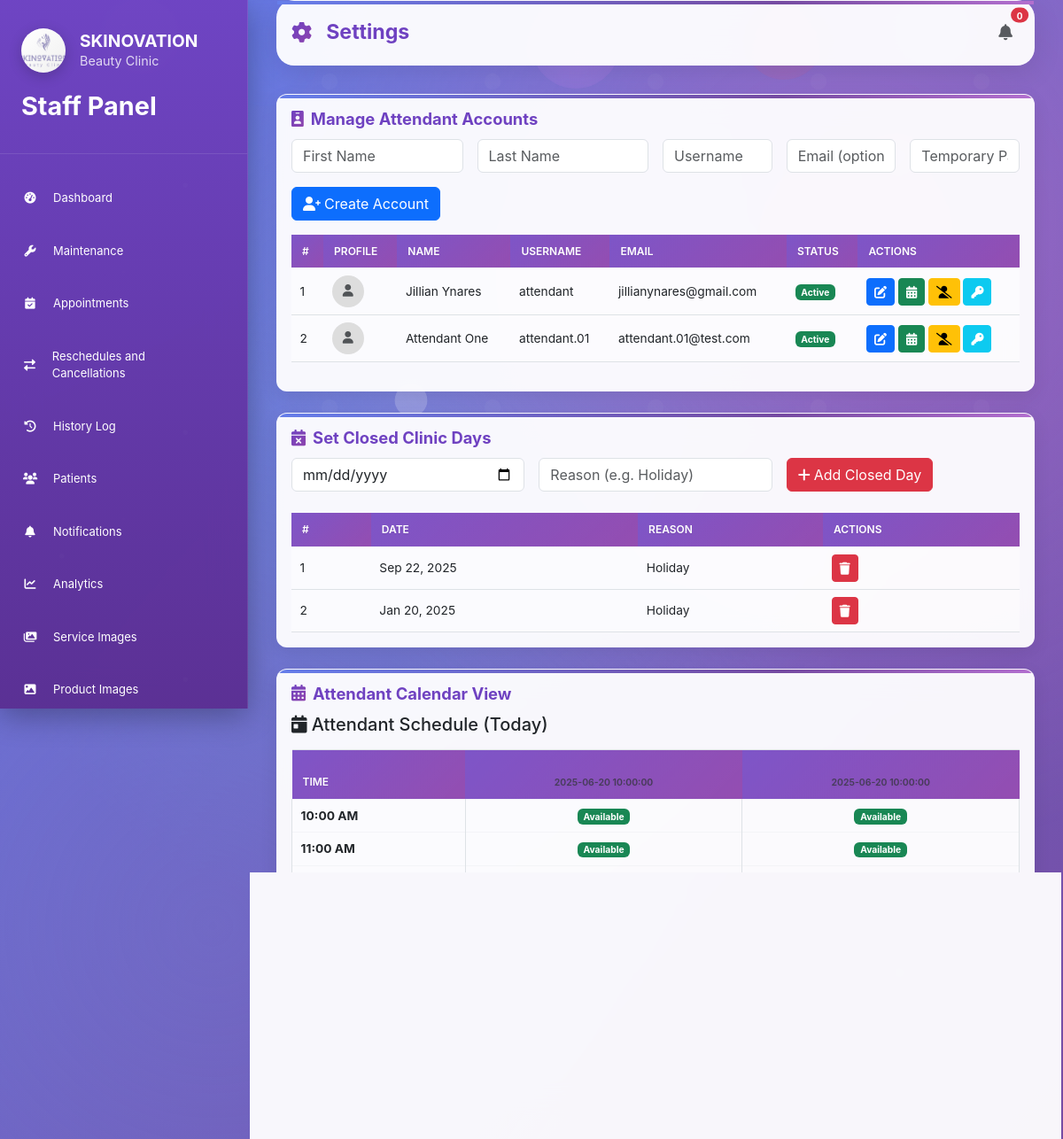
The page /appointments/admin/settings/ (signed in) on the database as committed earlier.
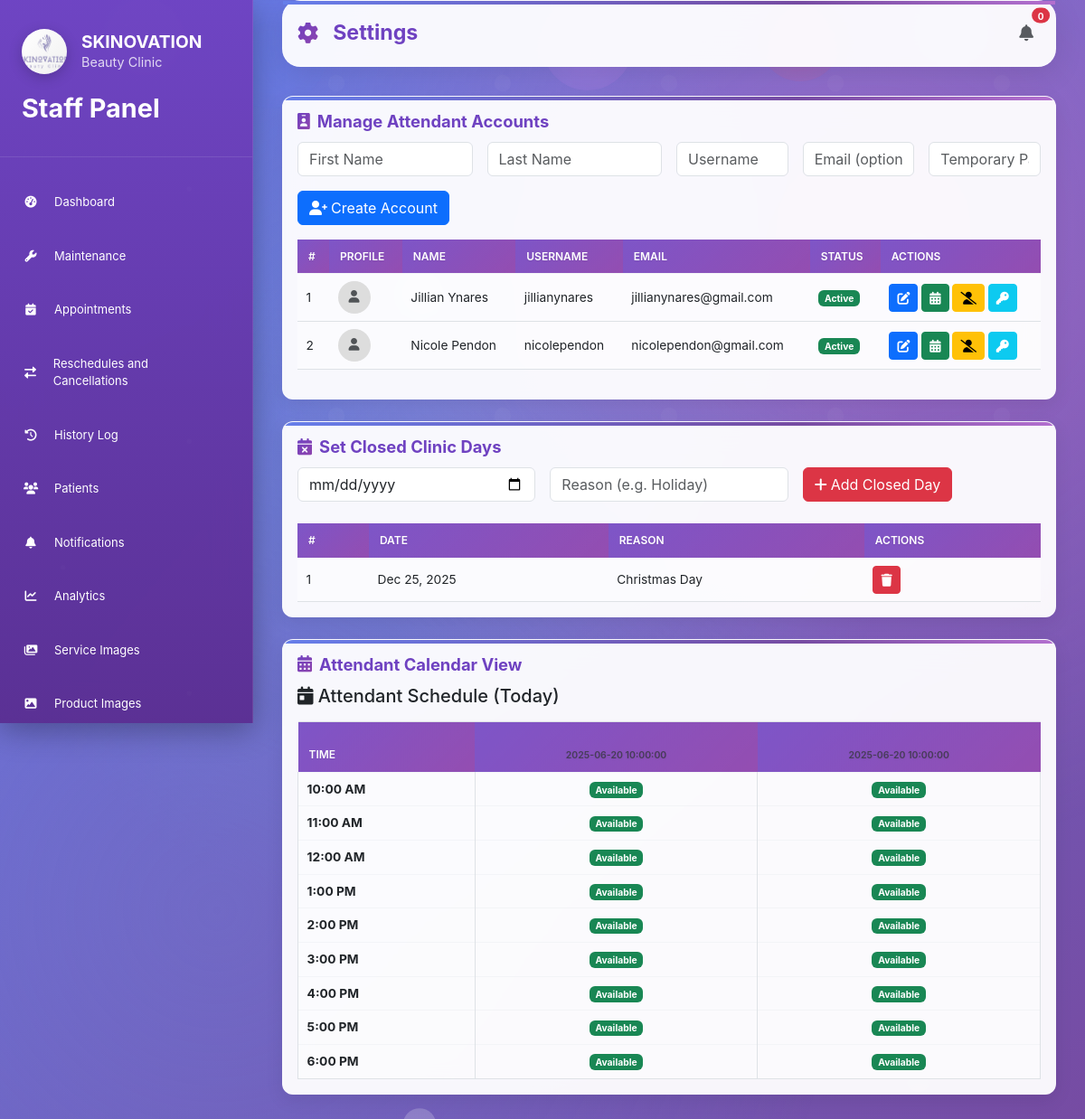
The same page on the database as committed later.
### accounts/models.py (models this page shows, shortened)
class User(AbstractUser):
    USER_TYPE_CHOICES = [
        ('patient', 'Patient'),
        ('admin', 'Staff'),
        ('owner', 'Owner'),
        ('attendant', 'Attendant'),
    ]
    GENDER_CHOICES = [
        ('male', 'Male'),
        ('female', 'Female'),
        ('other', 'Other'),
    ]
    CIVIL_STATUS_CHOICES = [
        ('single', 'Single'),
        ('married', 'Married'),
        ('widowed', 'Widowed'),
        ('divorced', 'Divorced'),
        ('separated', 'Separated'),
    ]
    user_type = models.CharField(max_length=10, choices=USER_TYPE_CHOICES, default='patient')
    phone = models.CharField(
        max_length=20,
        validators=[RegexValidator(
            regex=r'^\+?1?\d{9,15}$',
            message="Phone number must be entered in the format: '+999999999'. Up to 15 digits allowed."
        )],
        blank=True
    )
    middle_name = models.CharField(max_length=255, blank=True, null=True)
    address = models.TextField(blank=True, null=True, help_text="Complete address")
    gender = models.CharField(max_length=10, choices=GENDER_CHOICES, blank=True, null=True)
    civil_status = models.CharField(max_length=10, choices=CIVIL_STATUS_CHOICES, blank=True, null=True)
    birthday = models.DateField(blank=True, null=True)
    occupation = models.CharField(max_length=255, blank=True, null=True)
    profile_picture = models.ImageField(upload_to='profile_pictures/', blank=True, null=True)
    archived = models.BooleanField(default=False)
    created_at = models.DateTimeField(auto_now_add=True)
    updated_at = models.DateTimeField(auto_now=True)
    class Meta:
        db_table = 'users'

class Attendant(models.Model):
    first_name = models.CharField(max_length=100)
    last_name = models.CharField(max_length=100)
    shift_date = models.DateField()
    shift_time = models.TimeField()
    created_at = models.DateTimeField(auto_now_add=True)
    updated_at = models.DateTimeField(auto_now=True)
    class Meta:
        db_table = 'attendants'

### appointments/models.py (models this page shows, shortened)
class ClosedDay(models.Model):
    date = models.DateField(unique=True)
    reason = models.CharField(max_length=255, blank=True, null=True)
    created_at = models.DateTimeField(auto_now_add=True)
    class Meta:
        db_table = 'closed_days'
        ordering = ['-date']

### appointments/admin_views.py (the view)
# urls.py: path('admin/settings/', admin_views.admin_settings, name='admin_settings'),
@login_required
@user_passes_test(is_admin)
def admin_settings(request):
    from .models import ClosedDay
    attendants = Attendant.objects.all()
    closed_days = ClosedDay.objects.all()
    attendant_users = User.objects.filter(user_type='attendant').order_by('username')
    attendant_users_with_profiles = []
    attendant_display_names = {}
    for user in attendant_users:
        try:
            profile = user.attendant_profile
            attendant_users_with_profiles.append((user, profile))
        except AttendantProfile.DoesNotExist:
            attendant_users_with_profiles.append((user, None))
        except Exception as e:
            from django.db import OperationalError
            if isinstance(e, OperationalError):
                attendant_users_with_profiles.append((user, None))
            else:
                attendant_users_with_profiles.append((user, None))
        attendant_display_names[user.id] = get_attendant_display_name(user)
    hours = ['10', '11', '12', '13', '14', '15', '16', '17', '18']
    context = {
        'attendants': attendants,
        'closed_days': closed_days,
        'hours': hours,
        'attendant_users': attendant_users,
        'attendant_users_with_profiles': attendant_users_with_profiles,
        'attendant_display_names': attendant_display_names,
    }
    return render(request, 'appointments/admin_settings.html', context)

### appointments/admin_views.py (called while the page is built)
def is_admin(user):
    return user.is_authenticated and user.user_type == 'admin'

def get_attendant_display_name(user):
    import re
    match = re.search(r'attendant(\d+)', user.username.lower())
    if match:
        number = match.group(1)
        name = user.get_full_name() or user.username
        return f"Attendant {number} - {name}"
    return user.get_full_name() or user.username

### appointments/context_processors.py (called while the page is built)
def notification_count(request):
    if request.user.is_authenticated:
        if request.user.user_type == 'admin':
            count = Notification.objects.filter(patient__isnull=True).count()
        else:
            count = Notification.objects.filter(patient=request.user, is_read=False).count()
    else:
        count = 0
    return {
        'notification_count': count
    }

### appointments/templatetags/appointment_filters.py (called while the page is built)
@register.filter
def attendant_display_name(user):
    if not user:
        return ""
    match = re.search(r'attendant(\d+)', user.username.lower())
    if match:
        number = match.group(1)
        name = user.get_full_name() or user.username
        return f"Attendant {number} - {name}"
    return user.get_full_name() or user.username

### templates/appointments/admin_settings.html (shortened to what the changed rows need)
{% extends 'appointments/admin_base.html' %}
{% load static %}
{% load appointment_filters %}
{% block content %}
<div class="content-header">
    <h1 class="page-title">
        <i class="fas fa-cog"></i>
        Settings
    </h1>
</div>
<div class="content-card mb-4">
    <div class="table-responsive mb-3">
        <table class="table">
            <thead>
                <tr>
                    <th>#</th>
                    <th>PROFILE</th>
                    <th>NAME</th>
                    <th>USERNAME</th>
                    <th>EMAIL</th>
                    <th>STATUS</th>
                    <th>ACTIONS</th>
                </tr>
            </thead>
            <tbody>
                {% for attendant_user in attendant_users %}
                <tr>
                    <td>{{ forloop.counter }}</td>
                    <td>
                        {% if attendant_user.profile_picture %}
                        <img src="{{ attendant_user.profile_picture.url }}" alt="Profile" style="width: 36px; height: 36px; border-radius: 50%; object-fit: cover;">
                        {% else %}
                        <div style="width: 36px; height: 36px; border-radius: 50%; background-color: #ddd; display: flex; align-items: center; justify-content: center;">
                            <i class="fas fa-user text-muted"></i>
                        </div>
                        {% endif %}
                    </td>
                    <td>{{ attendant_user|attendant_display_name }}</td>
                    <td>{{ attendant_user.username }}</td>
                    <td>{{ attendant_user.email|default:"—" }}</td>
                    <td>
                        {% if attendant_user.is_active %}
                            <span class="badge bg-success">Active</span>
                        {% else %}
                            <span class="badge bg-secondary">Inactive</span>
                        {% endif %}
                    </td>
                    <td>
                        <a href="{% url 'appointments:admin_edit_attendant_user' attendant_user.id %}" class="btn btn-sm btn-primary" title="Edit Account">
                            <i class="fas fa-edit"></i>
                        </a>
                        <button type="button" class="btn btn-sm btn-success" data-bs-toggle="modal" data-bs-target="#profileModal{{ attendant_user.id }}" title="Manage Profile">
                            <i class="fas fa-calendar-alt"></i>
                        </button>
                        <a href="{% url 'appointments:admin_toggle_attendant_user' attendant_user.id %}" class="btn btn-sm {% if attendant_user.is_active %}btn-warning{% else %}btn-success{% endif %}" onclick="return confirm('Are you sure you want to {% if attendant_user.is_active %}deactivate{% else %}activate{% endif %} this account?')" title="{% if attendant_user.is_active %}Deactivate{% else %}Activate{% endif %}">
                            <i class="fas {% if attendant_user.is_active %}fa-user-slash{% else %}fa-user-check{% endif %}"></i>
                        </a>
                        <a href="{% url 'appointments:admin_reset_attendant_password' attendant_user.id %}" class="btn btn-sm btn-info text-white" onclick="return confirm('Reset password for {{ attendant_user.username }}? A new temporary password will be generated.')" title="Reset Password">
                            <i class="fas fa-key"></i>
                        </a>
                    </td>
                </tr>
                {% empty %}
                <tr>
                    <td colspan="7" class="text-center text-muted py-2">
                        No attendant accounts found
                    </td>
                </tr>
                {% endfor %}
            </tbody>
        </table>
    </div>
</div>
<div class="content-card mb-4">
    <div class="table-responsive">
        <table class="table">
            <thead>
                <tr>
                    <th>#</th>
                    <th>DATE</th>
                    <th>REASON</th>
                    <th>ACTIONS</th>
                </tr>
            </thead>
            <tbody>
                {% for closed_day in closed_days %}
                <tr>
                    <td>{{ forloop.counter }}</td>
                    <td>{{ closed_day.date|date:"M d, Y" }}</td>
                    <td>{{ closed_day.reason }}</td>
                    <td>
                        <a href="{% url 'appointments:admin_delete_closed_day' closed_day.id %}" class="btn btn-sm btn-danger" onclick="return confirm('Are you sure you want to delete this closed day?')">
                            <i class="fas fa-trash"></i>
                        </a>
                    </td>
                </tr>
                {% empty %}
                <tr>
                    <td colspan="4" class="text-center text-muted py-3">
                        No closed days set
                    </td>
                </tr>
                {% endfor %}
            </tbody>
        </table>
    </div>
</div>
<div class="content-card">
    <div class="table-responsive">
        <table class="table table-bordered">
            <thead>
                <tr>
                    <th>TIME</th>
                    {% for attendant in attendants %}
                    <th class="text-center">
                        <br>
                        <small class="text-muted">2025-06-20 10:00:00</small>
                    </th>
                    {% endfor %}
                </tr>
            </thead>
            <tbody>
                {% for hour in hours %}
                <tr>
                    <td><strong>{% if hour|add:0 <= 12 %}{{ hour }}:00 AM{% else %}{{ hour|add:-12 }}:00 PM{% endif %}</strong></td>
                    {% for attendant in attendants %}
                    <td class="text-center">
                        <span class="badge bg-success">Available</span>
                    </td>
                    {% endfor %}
                </tr>
                {% endfor %}
            </tbody>
        </table>
    </div>
</div>
{% endblock %}

Rows that differ between the two databases and show on the page:
removed ClosedDay: date "Sep 22, 2025", reason "Holiday"
removed ClosedDay: date "Jan 20, 2025", reason "Holiday"
changed User "Jillian Ynares": username "attendant" → "jillianynares"
changed User: username+first_name+last_name "Attendant One" → "Nicole Pendon"; username "attendant.01" → "nicolependon"; email "attendant.01@test.com" → "nicolependon@gmail.com"
added ClosedDay: date "Dec 25, 2025", reason "Christmas Day"
Other text that changed with them:
new list line: "12 :00 AM"
new list line: "1 :00 PM"
new list line: "2 :00 PM"
new list line: "3 :00 PM"
new list line: "4 :00 PM"
new list line: "5 :00 PM"
new list line: "6 :00 PM"
